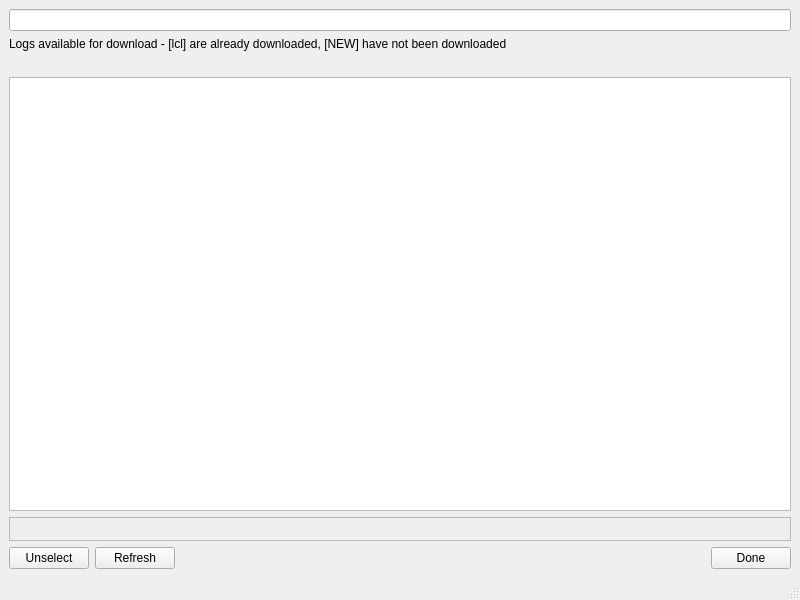
<?xml version="1.0" encoding="UTF-8"?>
<ui version="4.0">
 <class>WebDownload</class>
 <widget class="QMainWindow" name="WebDownload">
  <property name="geometry">
   <rect>
    <x>0</x>
    <y>0</y>
    <width>800</width>
    <height>600</height>
   </rect>
  </property>
  <property name="windowTitle">
   <string>Select log files to download</string>
  </property>
  <widget class="QWidget" name="centralwidget">
   <layout class="QVBoxLayout" name="verticalLayout">
    <item>
     <widget class="QLineEdit" name="txtUrl">
      <property name="toolTip">
       <string>URL</string>
      </property>
      <property name="readOnly">
       <bool>true</bool>
      </property>
     </widget>
    </item>
    <item>
     <widget class="QLabel" name="label">
      <property name="text">
       <string>Logs available for download - [lcl] are already downloaded, [NEW] have not been downloaded</string>
      </property>
     </widget>
    </item>
    <item>
     <widget class="QLabel" name="lblLinks">
      <property name="text">
       <string/>
      </property>
     </widget>
    </item>
    <item>
     <widget class="QListWidget" name="lstFiles">
      <property name="selectionMode">
       <enum>QAbstractItemView::ExtendedSelection</enum>
      </property>
      <property name="selectionBehavior">
       <enum>QAbstractItemView::SelectRows</enum>
      </property>
      <property name="flow">
       <enum>QListView::LeftToRight</enum>
      </property>
      <property name="isWrapping" stdset="0">
       <bool>true</bool>
      </property>
      <property name="viewMode">
       <enum>QListView::IconMode</enum>
      </property>
      <property name="sortingEnabled">
       <bool>true</bool>
      </property>
     </widget>
    </item>
    <item>
     <widget class="QLabel" name="lblStatus">
      <property name="sizePolicy">
       <sizepolicy hsizetype="Preferred" vsizetype="Fixed">
        <horstretch>0</horstretch>
        <verstretch>0</verstretch>
       </sizepolicy>
      </property>
      <property name="minimumSize">
       <size>
        <width>0</width>
        <height>24</height>
       </size>
      </property>
      <property name="frameShape">
       <enum>QFrame::StyledPanel</enum>
      </property>
      <property name="frameShadow">
       <enum>QFrame::Sunken</enum>
      </property>
      <property name="text">
       <string/>
      </property>
     </widget>
    </item>
    <item>
     <layout class="QHBoxLayout" name="horizontalLayout">
      <item>
       <widget class="QPushButton" name="btnUnselect">
        <property name="text">
         <string>Unselect</string>
        </property>
       </widget>
      </item>
      <item>
       <widget class="QPushButton" name="btnRefresh">
        <property name="toolTip">
         <string>Refresh list from web</string>
        </property>
        <property name="text">
         <string>Refresh</string>
        </property>
       </widget>
      </item>
      <item>
       <spacer name="horizontalSpacer">
        <property name="orientation">
         <enum>Qt::Horizontal</enum>
        </property>
        <property name="sizeHint" stdset="0">
         <size>
          <width>40</width>
          <height>20</height>
         </size>
        </property>
       </spacer>
      </item>
      <item>
       <widget class="QPushButton" name="btnDone">
        <property name="toolTip">
         <string>Close this window</string>
        </property>
        <property name="text">
         <string>Done</string>
        </property>
       </widget>
      </item>
     </layout>
    </item>
   </layout>
  </widget>
  <widget class="QMenuBar" name="menubar">
   <property name="geometry">
    <rect>
     <x>0</x>
     <y>0</y>
     <width>800</width>
     <height>22</height>
    </rect>
   </property>
  </widget>
  <widget class="QStatusBar" name="statusbar"/>
 </widget>
 <resources/>
 <connections/>
</ui>
